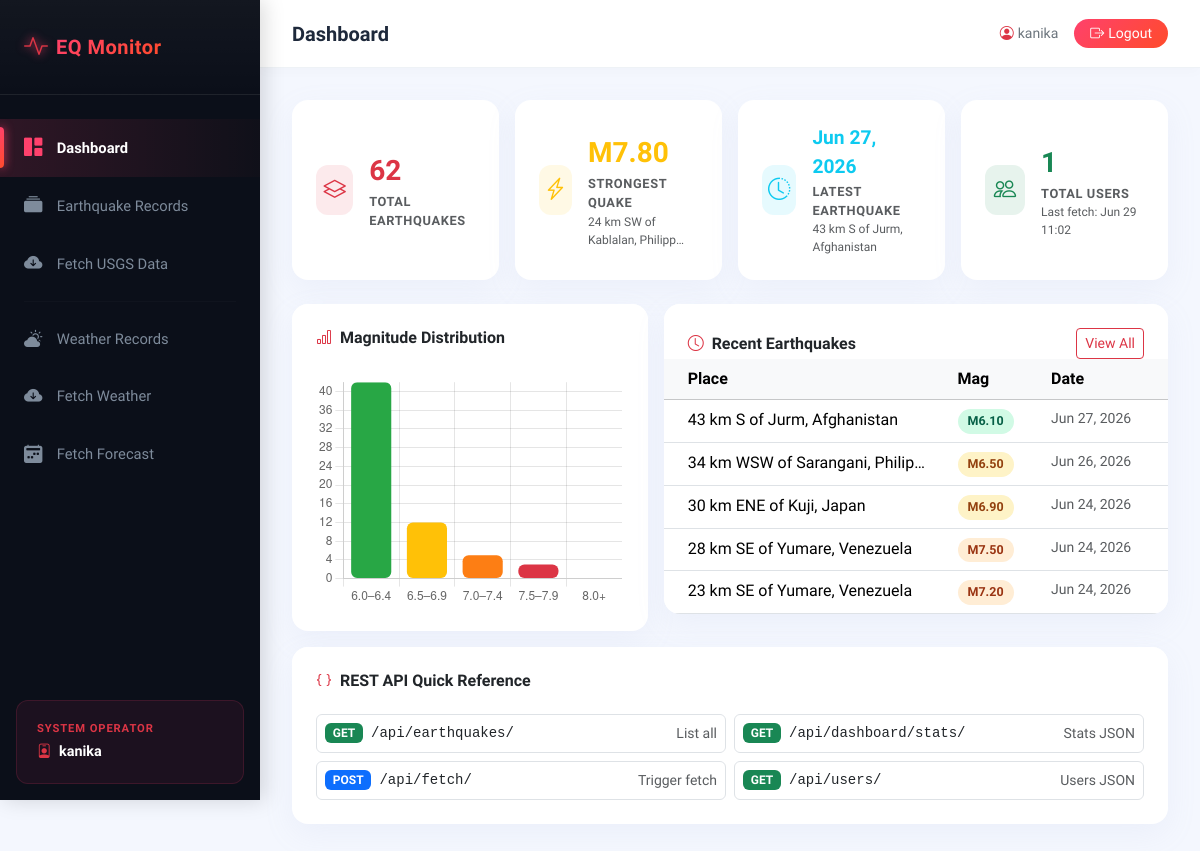
The page /dashboard/ (signed in) on the database its author committed.
### earthquake_app/models.py (models this page shows, shortened)
class AppUser(models.Model):
    user_id    = models.AutoField(primary_key=True)
    username   = models.CharField(max_length=150, unique=True)
    password   = models.CharField(max_length=255)
    email      = models.EmailField(max_length=254, unique=True)
    created_at = models.DateTimeField(default=timezone.now)
    class Meta:
        db_table = "app_user"
        ordering = ["-created_at"]

class Earthquake(models.Model):
    earthquake_id = models.CharField(max_length=20, primary_key=True)
    magnitude     = models.DecimalField(max_digits=4,  decimal_places=2)
    place         = models.CharField(max_length=300, null=True, blank=True)
    time          = models.DateTimeField(null=True, blank=True)
    latitude      = models.DecimalField(max_digits=10, decimal_places=6, null=True)
    longitude     = models.DecimalField(max_digits=10, decimal_places=6, null=True)
    depth         = models.DecimalField(max_digits=10, decimal_places=3, null=True)
    url           = models.CharField(max_length=512, null=True, blank=True)
    fetched_at    = models.DateTimeField(default=timezone.now)
    class Meta:
        db_table = "earthquake"
        ordering = ["-time"]

### earthquake_app/views.py (the view)
    def wrapper(request, *args, **kwargs):
        if not request.session.get("user_id"):
            messages.warning(request, "Please log in to access this page.")
            return redirect("login")
        return view_func(request, *args, **kwargs)

### earthquake_app/views.py (called while the page is built)
def login_required_custom(view_func):
    def wrapper(request, *args, **kwargs):
        if not request.session.get("user_id"):
            messages.warning(request, "Please log in to access this page.")
            return redirect("login")
        return view_func(request, *args, **kwargs)
    return wrapper

### templates/earthquake_app/dashboard.html (shortened to what this page needs)
{% extends "earthquake_app/base.html" %}
{% block page_title %}Dashboard{% endblock %}
{% block content %}
<div class="row g-3 mb-4">
  <div class="col-12 col-sm-6 col-xl-3">
    <div class="card stat-card h-100">
      <div class="card-body d-flex align-items-center gap-3 p-4">
        <div class="card-icon bg-danger bg-opacity-10">
          <i class="bi bi-layers text-danger"></i>
        </div>
        <div>
          <div class="card-value text-danger">{{ total_earthquakes }}</div>
          <div class="card-label text-muted">Total Earthquakes</div>
        </div>
      </div>
    </div>
  </div>
  <div class="col-12 col-sm-6 col-xl-3">
    <div class="card stat-card h-100">
      <div class="card-body d-flex align-items-center gap-3 p-4">
        <div class="card-icon bg-warning bg-opacity-10">
          <i class="bi bi-lightning-charge text-warning"></i>
        </div>
        <div>
          <div class="card-value text-warning">
            {% if strongest %}M{{ strongest.magnitude }}{% else %}—{% endif %}
          </div>
          <div class="card-label text-muted">Strongest Quake</div>
          {% if strongest %}
            <div class="text-muted" style="font-size:.75rem;">{{ strongest.place|truncatechars:30 }}</div>
          {% endif %}
        </div>
      </div>
    </div>
  </div>
  <div class="col-12 col-sm-6 col-xl-3">
    <div class="card stat-card h-100">
      <div class="card-body d-flex align-items-center gap-3 p-4">
        <div class="card-icon bg-info bg-opacity-10">
          <i class="bi bi-clock-history text-info"></i>
        </div>
        <div>
          <div class="card-value text-info" style="font-size:1.2rem;">
            {% if latest %}{{ latest.time|date:"M d, Y" }}{% else %}—{% endif %}
          </div>
          <div class="card-label text-muted">Latest Earthquake</div>
          {% if latest %}
            <div class="text-muted" style="font-size:.75rem;">{{ latest.place|truncatechars:30 }}</div>
          {% endif %}
        </div>
      </div>
    </div>
  </div>
  <div class="col-12 col-sm-6 col-xl-3">
    <div class="card stat-card h-100">
      <div class="card-body d-flex align-items-center gap-3 p-4">
        <div class="card-icon bg-success bg-opacity-10">
          <i class="bi bi-people text-success"></i>
        </div>
        <div>
          <div class="card-value text-success">{{ total_users }}</div>
          <div class="card-label text-muted">Total Users</div>
          {% if last_fetch %}
            <div class="text-muted" style="font-size:.75rem;">
              Last fetch: {{ last_fetch|date:"M d H:i" }}
            </div>
          {% endif %}
        </div>
      </div>
    </div>
  </div>
</div>
<div class="row g-3">
  <div class="col-lg-5">
    <div class="card table-card">
      <div class="card-header bg-white border-0 pt-4 pb-0 px-4">
        <h6 class="fw-bold mb-0">
          <i class="bi bi-bar-chart me-2 text-danger"></i>Magnitude Distribution
        </h6>
      </div>
      <div class="card-body p-4">
        <canvas id="magChart" height="230"></canvas>
      </div>
    </div>
  </div>
  <div class="col-lg-7">
    <div class="card table-card">
      <div class="card-header bg-white border-0 pt-4 pb-0 px-4 d-flex justify-content-between align-items-center">
        <h6 class="fw-bold mb-0">
          <i class="bi bi-clock me-2 text-danger"></i>Recent Earthquakes
        </h6>
        <a href="{% url 'earthquakes' %}" class="btn btn-sm btn-outline-danger">View All</a>
      </div>
      <div class="card-body p-0">
        <div class="table-responsive">
          <table class="table table-hover mb-0">
            <thead class="table-light">
              <tr>
                <th class="px-4">Place</th>
                <th>Mag</th>
                <th>Date</th>
              </tr>
            </thead>
            <tbody>
              {% for eq in recent %}
              <tr>
                <td class="px-4" style="max-width:220px;overflow:hidden;text-overflow:ellipsis;white-space:nowrap;">
                  {{ eq.place|default:"Unknown" }}
                </td>
                <td>
                  {% if eq.magnitude >= 8 %}
                    <span class="magnitude-badge mag-extreme">M{{ eq.magnitude }}</span>
                  {% elif eq.magnitude >= 7 %}
                    <span class="magnitude-badge mag-high">M{{ eq.magnitude }}</span>
                  {% elif eq.magnitude >= 6.5 %}
                    <span class="magnitude-badge mag-medium">M{{ eq.magnitude }}</span>
                  {% else %}
                    <span class="magnitude-badge mag-low">M{{ eq.magnitude }}</span>
                  {% endif %}
                </td>
                <td class="text-muted small">{{ eq.time|date:"M d, Y" }}</td>
              </tr>
              {% empty %}
              <tr><td colspan="3" class="text-center text-muted py-4">No data yet. <a href="{% url 'fetch' %}">Fetch now →</a></td></tr>
              {% endfor %}
            </tbody>
          </table>
        </div>
      </div>
    </div>
  </div>
</div>
<div class="card table-card mt-3">
  <div class="card-header bg-white border-0 pt-4 pb-0 px-4">
    <h6 class="fw-bold mb-0"><i class="bi bi-braces me-2 text-danger"></i>REST API Quick Reference</h6>
  </div>
  <div class="card-body p-4">
    <div class="row g-2">
      <div class="col-12 col-md-6">
        <div class="d-flex align-items-center gap-2 p-2 border rounded">
          <span class="badge bg-success">GET</span>
          <a href="/api/earthquakes/" target="_blank" class="text-decoration-none text-dark font-monospace small">/api/earthquakes/</a>
          <span class="text-muted small ms-auto">List all</span>
        </div>
      </div>
      <div class="col-12 col-md-6">
        <div class="d-flex align-items-center gap-2 p-2 border rounded">
          <span class="badge bg-success">GET</span>
          <a href="/api/dashboard/stats/" target="_blank" class="text-decoration-none text-dark font-monospace small">/api/dashboard/stats/</a>
          <span class="text-muted small ms-auto">Stats JSON</span>
        </div>
      </div>
      <div class="col-12 col-md-6">
        <div class="d-flex align-items-center gap-2 p-2 border rounded">
          <span class="badge bg-primary">POST</span>
          <span class="text-dark font-monospace small">/api/fetch/</span>
          <span class="text-muted small ms-auto">Trigger fetch</span>
        </div>
      </div>
      <div class="col-12 col-md-6">
        <div class="d-flex align-items-center gap-2 p-2 border rounded">
          <span class="badge bg-success">GET</span>
          <a href="/api/users/" target="_blank" class="text-decoration-none text-dark font-monospace small">/api/users/</a>
          <span class="text-muted small ms-auto">Users JSON</span>
        </div>
      </div>
    </div>
  </div>
</div>
{% endblock %}
{% block extra_js %}
<script>
  // mag_ranges dict se seedha values nikaalo — no |list filter needed
  const chartLabels = ["6.0–6.4", "6.5–6.9", "7.0–7.4", "7.5–7.9", "8.0+"];
  const chartData   = [
    {{ mag_ranges.range1|default:0 }},
    {{ mag_ranges.range2|default:0 }},
    {{ mag_ranges.range3|default:0 }},
    {{ mag_ranges.range4|default:0 }},
    {{ mag_ranges.range5|default:0 }}
  ];
  new Chart(document.getElementById("magChart"), {
    type: "bar",
    data: {
      labels: chartLabels,
      datasets: [{
        label: "Earthquakes",
        data: chartData,
        backgroundColor: ["#28a745","#ffc107","#fd7e14","#dc3545","#6f1c1c"],
        borderRadius: 6,
        borderSkipped: false,
      }]
    },
    options: {
      responsive: true,
      plugins: { legend: { display: false } },
      scales: { y: { beginAtZero: true, ticks: { stepSize: 1, precision: 0 } } }
    }
  });
</script>
{% endblock %}

### templates/earthquake_app/base.html (shortened to what this page needs)
<!DOCTYPE html>
<html lang="en">
<head>
  <link href="https://cdn.jsdelivr.net/npm/bootstrap@5.3.2/dist/css/bootstrap.min.css" rel="stylesheet">
  <link href="https://cdn.jsdelivr.net/npm/bootstrap-icons@1.11.3/font/bootstrap-icons.css" rel="stylesheet">
</head>
<body>
{% if request.session.user_id %}
  <div id="sidebar">
    <div class="sidebar-header d-flex align-items-center gap-2">
      <i class="bi bi-activity text-danger fs-4" style="text-shadow: 0 0 10px #ff416c;"></i>
      <span class="text-white fw-bold h5 mb-0" style="letter-spacing: 0.5px; background: var(--primary-gradient); -webkit-background-clip: text; -webkit-text-fill-color: transparent;">EQ Monitor</span>
    </div>
    <div class="nav flex-column mt-4">
      <a href="{% url 'dashboard' %}" class="nav-link {% if request.resolver_match.url_name == 'dashboard' %}active{% endif %}">
        <i class="bi bi-grid-1x2-fill"></i> Dashboard
      </a>
      <a href="{% url 'earthquakes' %}" class="nav-link {% if request.resolver_match.url_name == 'earthquakes' %}active{% endif %}">
        <i class="bi bi-collection-fill"></i> Earthquake Records
      </a>
      <a href="{% url 'fetch' %}" class="nav-link {% if request.resolver_match.url_name == 'fetch' %}active{% endif %}">
        <i class="bi bi-cloud-arrow-down-fill"></i> Fetch USGS Data
      </a>
      <hr style="border-color: rgba(255,255,255,0.07); margin: 0.5rem 1.5rem;">
      <a href="{% url 'weather' %}" class="nav-link {% if request.resolver_match.url_name == 'weather' %}active{% endif %}">
        <i class="bi bi-cloud-sun-fill"></i> Weather Records
      </a>
      <a href="{% url 'weather_fetch' %}" class="nav-link {% if request.resolver_match.url_name == 'weather_fetch' %}active{% endif %}">
        <i class="bi bi-cloud-arrow-down-fill"></i> Fetch Weather
      </a>
      <a href="{% url 'weather_forecast' %}" class="nav-link {% if request.resolver_match.url_name == 'weather_forecast' %}active{% endif %}">
        <i class="bi bi-calendar2-week-fill"></i> Fetch Forecast
      </a>
    </div>
    <div class="mt-auto">
      <div class="operator-box">
        <span class="d-block mb-1 text-uppercase fw-bold text-danger" style="font-size: 0.7rem; letter-spacing: 0.08em;">System Operator</span>
        <strong class="text-white d-block text-truncate" style="font-size: 0.9rem;">
          <i class="bi bi-person-badge text-danger me-1"></i>
          {{ request.session.username }}
        </strong>
      </div>
    </div>
  </div>
  <div id="content-wrapper">
    <div class="top-navbar d-flex align-items-center justify-content-between">
      <div class="fw-bold h5 mb-0">{% block page_title %}Dashboard{% endblock %}</div>
      <div class="d-flex align-items-center gap-3">
        <span class="text-secondary small fw-medium">
          <i class="bi bi-person-circle text-danger me-1"></i>{{ request.session.username }}
        </span>
        <a href="{% url 'logout' %}" class="btn btn-sm btn-danger px-3 rounded-pill fw-medium border-0" style="background: var(--primary-gradient);">
          <i class="bi bi-box-arrow-right me-1"></i>Logout
        </a>
      </div>
    </div>
    <div class="page-body">
      {% block content %}{% endblock %}
    </div>
  </div>
{% endif %}
{% block extra_js %}{% endblock %}
</body>
</html>

### templates/earthquake_app/base.html (style rules this page uses)
:root { --sidebar-width: 260px; --primary-gradient: linear-gradient(135deg, #ff416c 0%, #ff4b2b 100%); --sidebar-bg: #0b0f19; --active-gradient: linear-gradient(90deg, rgba(255, 65, 108, 0.15) 0%, rgba(255, 75, 43, 0.02) 100%); --accent-color: #ff416c; --bg-light: #f4f7fe; }
body { background: var(--bg-light); font-family: 'Plus Jakarta Sans', sans-serif; color: #1e293b; }
#sidebar { width: var(--sidebar-width); min-height: 100vh; background: var(--sidebar-bg); position: fixed; top: 0; left: 0; z-index: 200; display: flex; flex-direction: column; box-shadow: 4px 0 20px rgba(0, 0, 0, 0.15); }
#sidebar .sidebar-header { padding: 1.8rem 1.5rem; background: linear-gradient(to bottom, rgba(255,255,255,0.03), transparent); border-bottom: 1px solid rgba(255, 255, 255, 0.05); }
#sidebar .nav-link { color: #7e8b9b; padding: 0.95rem 1.5rem; display: flex; align-items: center; gap: 0.9rem; font-size: 0.92rem; font-weight: 500; position: relative; transition: all 0.3s ease; }
#sidebar .nav-link i { font-size: 1.15rem; transition: transform 0.3s ease, color 0.3s ease; }
#sidebar .nav-link.active { background: var(--active-gradient); color: #fff; font-weight: 600; }
#sidebar .nav-link.active i { color: #ff416c; }
#sidebar .nav-link.active::before { content: ''; position: absolute; left: 0; top: 15%; height: 70%; width: 4px; background: var(--primary-gradient); border-radius: 0 4px 4px 0; box-shadow: 0 0 10px #ff416c; }
.operator-box { padding: 1.25rem; margin: 1rem; background: rgba(255, 65, 108, 0.07); border: 1px solid rgba(255, 65, 108, 0.15); border-radius: 12px; }
#content-wrapper { margin-left: var(--sidebar-width); min-height: 100vh; display: flex; flex-direction: column; }
.top-navbar { background: #fff; padding: 1.2rem 2rem; border-bottom: 1px solid #eef2f6; box-shadow: 0 4px 12px rgba(0,0,0,0.02); }
.page-body { padding: 2rem; flex: 1; }
.stat-card { border: none; border-radius: 16px; box-shadow: 0 10px 30px rgba(165, 173, 211, 0.1); transition: transform 0.3s ease, box-shadow 0.3s ease; background: #fff; }
.stat-card .card-icon { width: 50px; height: 50px; border-radius: 12px; display: flex; align-items: center; justify-content: center; font-size: 1.4rem; }
.stat-card .card-value { font-size: 1.75rem; font-weight: 700; color: #0f172a; }
.stat-card .card-label { font-size: 0.8rem; text-transform: uppercase; letter-spacing: 0.05em; font-weight: 600; }
.table-card { border: none; border-radius: 16px; box-shadow: 0 10px 30px rgba(165, 173, 211, 0.1); overflow: hidden; background: #fff; }
.magnitude-badge { display: inline-block; padding: 3px 10px; border-radius: 20px; font-size: 0.78rem; font-weight: 700; }
.mag-low { background: #d1fae5; color: #065f46; }
.mag-medium { background: #fef3c7; color: #92400e; }
.mag-high { background: #ffedd5; color: #9a3412; }

### rows shown on the page
AppUser: session.username "kanika"
Earthquake: magnitude "7.80", place "24 km SW of Kablalan, Philipp…"
Earthquake: time "Jun 27, 2026", place "43 km S of Jurm, Afghanistan", magnitude "6.10"
Earthquake: place "34 km WSW of Sarangani, Philip…", magnitude "6.50", time "Jun 26, 2026"
Earthquake: place "30 km ENE of Kuji, Japan", magnitude "6.90", time "Jun 24, 2026"
Earthquake: place "28 km SE of Yumare, Venezuela", magnitude "7.50", time "Jun 24, 2026"
Earthquake: place "23 km SE of Yumare, Venezuela", magnitude "7.20", time "Jun 24, 2026"

### other values the page prints
{{ total_earthquakes }} "62"
{{ total_users }} "1"
{{ last_fetch|date:"M d H:i" }} "Jun 29 11:02"
chart data {{ mag_ranges.range1|default:0 }} 42
chart data {{ mag_ranges.range2|default:0 }} 12
chart data {{ mag_ranges.range3|default:0 }} 5
chart data {{ mag_ranges.range4|default:0 }} 3
